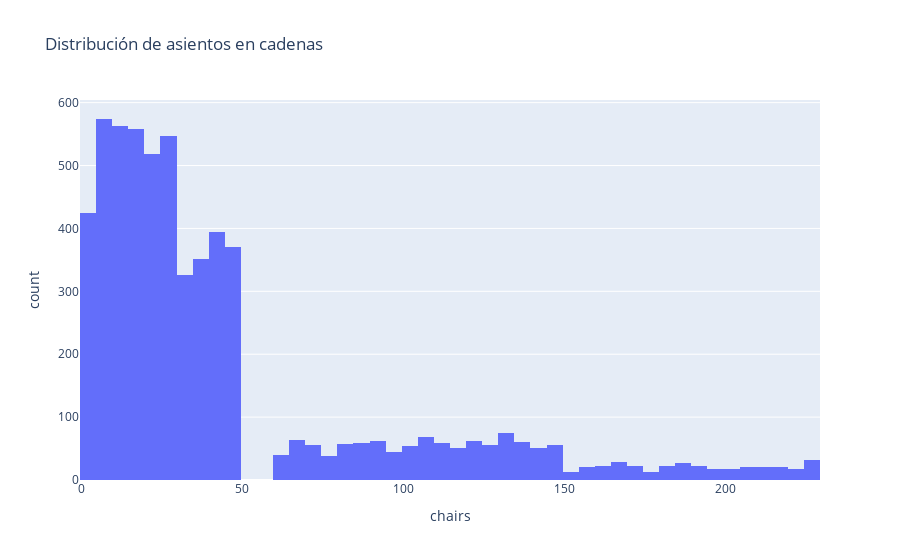

Notebook code cell kept with this figure:
### Code cell
fig = px.histogram(nochain, x="chairs",title='Distribución de asientos en cadenas')
fig.show()

### Figure 1 — Plotly figure (JSON) as saved in the notebook; plotly's stock layout.template omitted (floating-point values rounded to 4 significant figures; data arrays with more than 128 entries replaced by an {"elided": "..."} marker saying what was removed)
{"data": [{"alignmentgroup": "True", "bingroup": "x", "hovertemplate": "chairs=%{x}<br>count=%{y}<extra></extra>", "legendgroup": "", "marker": {"color": "#636efa", "pattern": {"shape": ""}}, "name": "", "offsetgroup": "", "orientation": "v", "showlegend": false, "type": "histogram", "x": {"elided": "5972 int values"}, "xaxis": "x", "yaxis": "y"}], "layout": {"barmode": "relative", "legend": {"tracegroupgap": 0}, "title": {"text": "Distribución de asientos en cadenas"}, "xaxis": {"anchor": "y", "domain": [0, 1], "title": {"text": "chairs"}}, "yaxis": {"anchor": "x", "domain": [0, 1], "title": {"text": "count"}}}}
